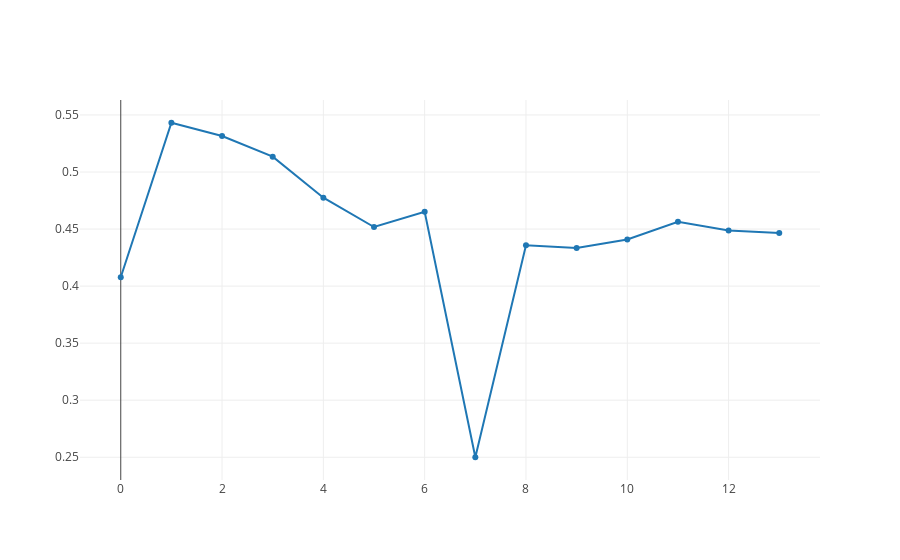

Notebook source saved alongside this figure:
### Code cell
iplot([{"x": list(range(len(training_loss))), "y": training_loss}])

### Figure 1 — Plotly figure (JSON) as saved in the notebook; plotly's stock layout.template omitted (floating-point values rounded to 4 significant figures)
{"data": [{"x": [0, 1, 2, 3, 4, 5, 6, 7, 8, 9, 10, 11, 12, 13], "y": [0.4078, 0.5432, 0.5316, 0.5135, 0.4775, 0.4518, 0.4651, 0.25, 0.4357, 0.4334, 0.4409, 0.4563, 0.4487, 0.4467]}], "layout": {}}
